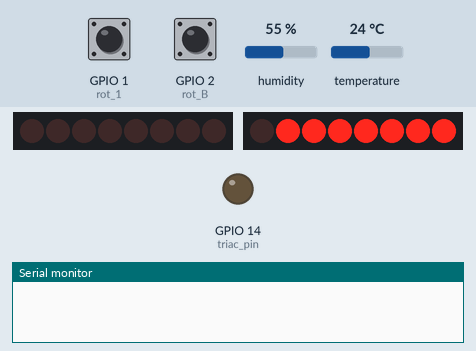
A sketch run on a simulated ESP8266 (NodeMCU). Parts: 2 × 8 port-expander outputs drawn as a row of LEDs (first output left, lit = HIGH), output pins drawn as LEDs (lit = HIGH), the last lines printed to the serial monitor. Wiring (inferred from the names in the program): PCF8574 port expander at I2C address 0x20. Wiring (inferred from the signals the program sends): row of LEDs: on Q0, Q1, Q2, Q3, Q4, Q5, Q6, Q7. The test bench sets the inputs (shaded band); at power-on: temperature 24 °C, GPIO 1 (rot_1) HIGH, GPIO 2 (rot_B) HIGH, humidity 55 %. WiFi joins after 1.5 s; servers stay silent unless stated; network time is answered at once with the bench clock; the local clock reads 2024-03-15 10:24:30 at power-on unless the sketch sets it.

Above: at 1.2 s.
At 4.0 s:
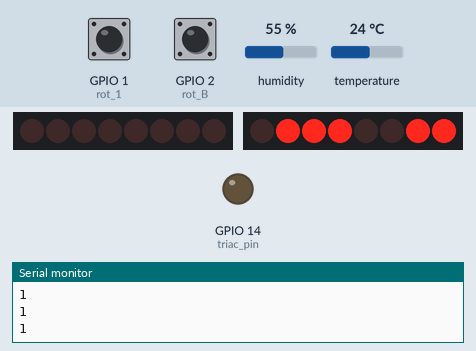
4.1 s: temperature set to 33 °C
At 12.74 s:
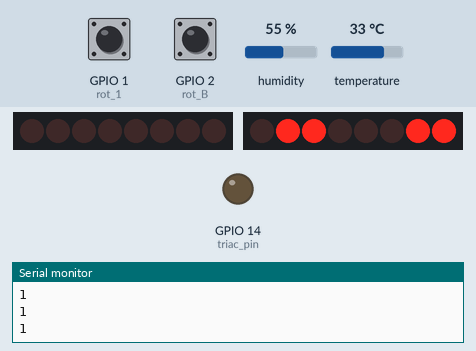
21.5 s: temperature set to 33 °C
At 22.74 s:
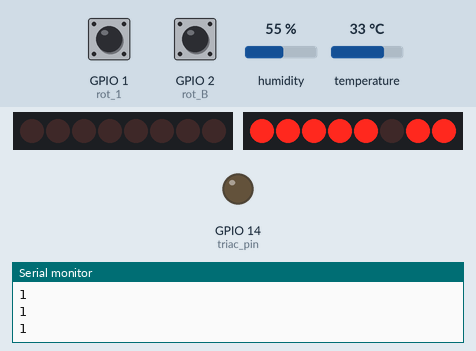
Timing chart, 0 to 34.3 s (numbered marks = the images above; inputs shaded):
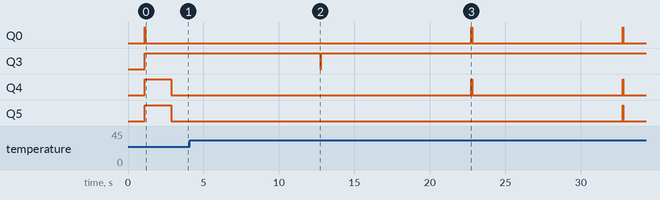

Measured:
- after the input at 4.1 s, Q3: HIGH → LOW after 8.6 s, → HIGH 0.06 s later

The sketch:

clock_software.ino
```cpp
#include "DMC40457_clock.h"
#include <NTPClient.h>
#include <ESP8266WiFi.h>
#include <WiFiUdp.h>
#include <Ticker.h>
#include <Adafruit_AHT10.h>

// sens
Adafruit_AHT10 aht;

// display
DMC40457_clock display(0x20,40,4);

// wifi for time
const char *ssid     = "";
const char *password = "";
const long  utcOffsetInSeconds = 3600;
bool update_display_flag = false;
Ticker timer;
WiFiUDP ntpUDP;
NTPClient timeClient(ntpUDP, "ntp.telenet.be", utcOffsetInSeconds*2);

// dimmable light
const int zero_cross = 13;
const int triac_pin  = 14;
const int rot_1 = 1;
const int rot_2 = 3;
const int rot_B = 2;
int dim_value = 0;
bool light_on = false;
int last_btn_debounce = 0;
const int btn_debounce_time = 500;

// interrupt handlers
void ICACHE_RAM_ATTR trigger_triac();
void ICACHE_RAM_ATTR dim_light();
void ICACHE_RAM_ATTR toggle_light();
void update_display_ISR();

void setup() {
  Serial.begin(115200);

  // temp sens
  aht.begin();

  // display
  display.begin();

  // time
  WiFi.begin(ssid,password);
  connect_wifi();
  timeClient.begin();
  timer.attach_ms(10000, update_display_ISR);

  // dimmable light
  pinMode(triac_pin, OUTPUT);
  pinMode(rot_1, INPUT);
  pinMode(rot_2, INPUT);
  pinMode(rot_B, INPUT);
  attachInterrupt(digitalPinToInterrupt(rot_1), dim_light, CHANGE);
  attachInterrupt(digitalPinToInterrupt(rot_B), toggle_light, FALLING);
  update_display();
}

void loop() {
  // put your main code here, to run repeatedly:
  if(update_display_flag){update_display();}
}

void update_display(){

  sensors_event_t humidity, temp;
  aht.getEvent(&humidity, &temp);

  if(!timeClient.update()){return;}
  int hours   = timeClient.getHours();
  int minutes = timeClient.getMinutes();
  display.update(hours, minutes, (int)temp.temperature);
  update_display_flag = false;
}
// time
void connect_wifi(){
  while(WiFi.status() != WL_CONNECTED){
    delay(500);
    Serial.print(".");
  }
}

void update_display_ISR(){
  update_display_flag = true;
}


// dimmable light interrupts
void trigger_triac(){
  delayMicroseconds(map(dim_value,0,200,10,6500)); // read AD1
  digitalWrite(triac_pin, HIGH);
  delayMicroseconds(10);
  digitalWrite(triac_pin, LOW);
}

void dim_light(){
  if((digitalRead(rot_1) != digitalRead(rot_2)) && dim_value > 0){
    dim_value--;
  }else if(dim_value < 200){
    dim_value++;
  }
}

void toggle_light(){
  if(millis() - last_btn_debounce < btn_debounce_time){
    return;
  }
  last_btn_debounce = millis();
  if(light_on){
    detachInterrupt(digitalPinToInterrupt(zero_cross));
  }else{
    attachInterrupt(digitalPinToInterrupt(zero_cross), trigger_triac, FALLING);
  }
  light_on = !light_on;
}
```

LiquidCrystal_I2C_edit.h
```cpp
#ifndef FDB_LIQUID_CRYSTAL_I2C_EDIT_H
#define FDB_LIQUID_CRYSTAL_I2C_EDIT_H

#include <inttypes.h>
#include <Print.h>

// commands
#define LCD_CLEARDISPLAY 0x01
#define LCD_RETURNHOME 0x02
#define LCD_ENTRYMODESET 0x04
#define LCD_DISPLAYCONTROL 0x08
#define LCD_CURSORSHIFT 0x10
#define LCD_FUNCTIONSET 0x20
#define LCD_SETCGRAMADDR 0x40
#define LCD_SETDDRAMADDR 0x80

// flags for display entry mode
#define LCD_ENTRYRIGHT 0x00
#define LCD_ENTRYLEFT 0x02
#define LCD_ENTRYSHIFTINCREMENT 0x01
#define LCD_ENTRYSHIFTDECREMENT 0x00

// flags for display on/off control
#define LCD_DISPLAYON 0x04
#define LCD_DISPLAYOFF 0x00
#define LCD_CURSORON 0x02
#define LCD_CURSOROFF 0x00
#define LCD_BLINKON 0x01
#define LCD_BLINKOFF 0x00

// flags for display/cursor shift
#define LCD_DISPLAYMOVE 0x08
#define LCD_CURSORMOVE 0x00
#define LCD_MOVERIGHT 0x04
#define LCD_MOVELEFT 0x00

// flags for function set
#define LCD_8BITMODE 0x10
#define LCD_4BITMODE 0x00
#define LCD_2LINE 0x08
#define LCD_1LINE 0x00
#define LCD_5x10DOTS 0x04
#define LCD_5x8DOTS 0x00

// flags for backlight control
#define LCD_BACKLIGHT 0x00
#define LCD_NOBACKLIGHT 0x00

#define En0 B00000100  // Enable 0 bit
#define En1 B00001000  // Enable 1 bit
#define En  B00001100  // Enable 0 and 1 bit
#define Rw  B00000010  // Read/Write bit
#define Rs  B00000001  // Register select bit

/**
 * This is the driver for the Liquid Crystal LCD displays that use the I2C bus.
 *
 * After creating an instance of this class, first call begin() before anything else.
 * The backlight is on by default, since that is the most likely operating mode in
 * most cases.
 */
class LiquidCrystal_I2C : public Print {
public:
	/**
	 * Constructor
	 *
	 * @param lcd_addr	I2C slave address of the LCD display. Most likely printed on the
	 *					LCD circuit board, or look in the supplied LCD documentation.
	 * @param lcd_cols	Number of columns your LCD display has.
	 * @param lcd_rows	Number of rows your LCD display has.
	 * @param charsize	The size in dots that the display has, use LCD_5x10DOTS or LCD_5x8DOTS.
	 */
	LiquidCrystal_I2C(uint8_t lcd_addr, uint8_t lcd_cols, uint8_t lcd_rows, uint8_t charsize = LCD_5x8DOTS);

	/**
	 * Set the LCD display in the correct begin state, must be called before anything else is done.
	 */
	void begin();

	 /**
	  * Remove all the characters currently shown. Next print/write operation will start
	  * from the first position on LCD display.
	  */
	void clear();

	/**
	 * Next print/write operation will will start from the first position on the LCD display.
	 */
	void home();

	 /**
	  * Do not show any characters on the LCD display. Backlight state will remain unchanged.
	  * Also all characters written on the display will return, when the display in enabled again.
	  */
	void noDisplay();

	/**
	 * Show the characters on the LCD display, this is the normal behaviour. This method should
	 * only be used after noDisplay() has been used.
	 */
	void display();

	/**
	 * Do not blink the cursor indicator.
	 */
	void noBlink();

	/**
	 * Start blinking the cursor indicator.
	 */
	void blink();

	/**
	 * Do not show a cursor indicator.
	 */
	void noCursor();

	/**
 	 * Show a cursor indicator, cursor can blink on not blink. Use the
	 * methods blink() and noBlink() for changing cursor blink.
	 */
	void cursor();

	void scrollDisplayLeft();
	void scrollDisplayRight();
	void printLeft();
	void printRight();
	void leftToRight();
	void rightToLeft();
	void shiftIncrement();
	void shiftDecrement();
	void noBacklight();
	void backlight();
	bool getBacklight();
	void autoscroll();
	void noAutoscroll();
	void createChar(uint8_t, uint8_t[]);
	void setCursor(uint8_t, uint8_t);
	virtual size_t write(uint8_t);
	void command(uint8_t);
	void printLCD(const char* str);

	inline void blink_on() { blink(); }
	inline void blink_off() { noBlink(); }
	inline void cursor_on() { cursor(); }
	inline void cursor_off() { noCursor(); }

// Compatibility API function aliases
	void setBacklight(uint8_t new_val);				// alias for backlight() and nobacklight()
	void load_custom_character(uint8_t char_num, uint8_t *rows);	// alias for createChar()
	void printstr(const char[]);

private:
	uint8_t _current_col;
	uint8_t _current_row;
	uint8_t _current_en;
	void updatePos(uint8_t curr_col, uint8_t curr_row);
	void send(uint8_t, uint8_t);
	void write4bits(uint8_t);
	void expanderWrite(uint8_t);
	void pulseEnable(uint8_t);
	uint8_t _addr;
	uint8_t _displayfunction;
	uint8_t _displaycontrol;
	uint8_t _displaymode;
	uint8_t _cols;
	uint8_t _rows;
	uint8_t _charsize;
	uint8_t _backlightval;
};

#endif // FDB_LIQUID_CRYSTAL_I2C_H
```

Source omitted: MC40457_clock.h (data table, 1516 bytes)
